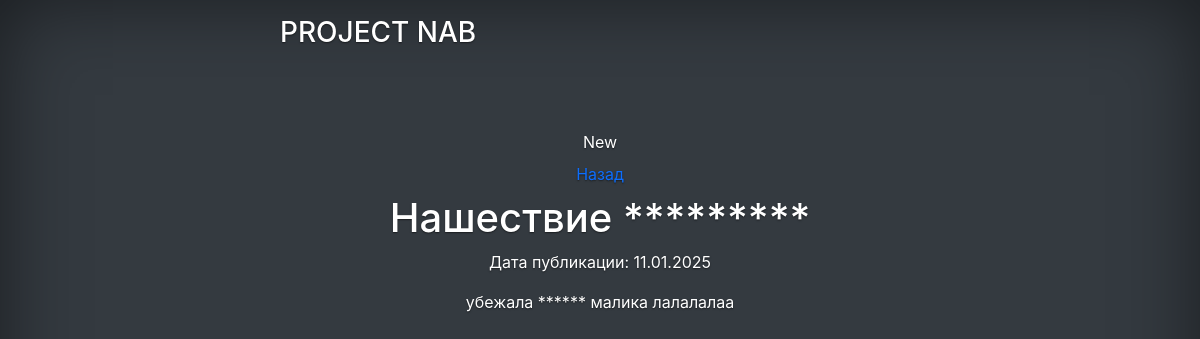
The app's page /news/news/4/ with its own data.
### news/models.py (models this page shows, shortened)
class Post(models.Model):
    author=models.ForeignKey(Author, on_delete=models.CASCADE, verbose_name='Автор')
    post_type=models.CharField(max_length=7, choices=POSITIONS, verbose_name='Тип')
    created_at = models.DateTimeField(auto_now_add=True, verbose_name='Дата публикации')
    categories=models.ManyToManyField(Category, through='PostCategory', verbose_name='Категории')
    title=models.CharField(max_length=255, verbose_name='Заголовок')
    text=models.TextField(verbose_name='Текст')
    rating=models.IntegerField(default=0, verbose_name='Рейтинг')

### news/views.py (the view)
# urls.py: path('news/<int:pk>/', PostDetail.as_view(), name='about_new'),
class PostDetail(DetailView):
    model = Post
    template_name = 'new.html'  # Шаблон для детальной информации о новости
    context_object_name = 'new'  # Имя контекста для выбранной новости

### news/templatetags/custom_filter.py (called while the page is built)
@register.filter
def censor(text):
    if not isinstance(text, str):
        return text  # Возвращаем текст без изменений, если это не строка
    bad = ['помидорка', 'помидорки', 'ягодка']  # Замените на ваши нежелательные слова
    for word in bad:
        text = re.sub(r'(?i){}'.format(re.escape(word)), '*' * len(word), text)
    return text

### templates/new.html
{% extends 'flatpages/default.html' %}
{% load custom_filter %}
{% block title %}
New
{% endblock title %}
{% block content %}
<a class="nav-link" href="/news/">Назад</a>
<h1>{{ new.title|censor }}</h1>
<p>Дата публикации: {{ new.created_at|date:"d.m.Y" }}</p>
<p>{{ new.text|censor }}</p>
{% endblock %}

### static/css/cover.css (style rules this page uses)
body { text-shadow: 0 .05rem .1rem rgba(0, 0, 0, .5); box-shadow: inset 0 0 5rem rgba(0, 0, 0, .5); }

### records on screen
Post: title|censor "Нашествие *********", created_at "11.01.2025", text|censor "убежала ****** малика лалалалаа"
